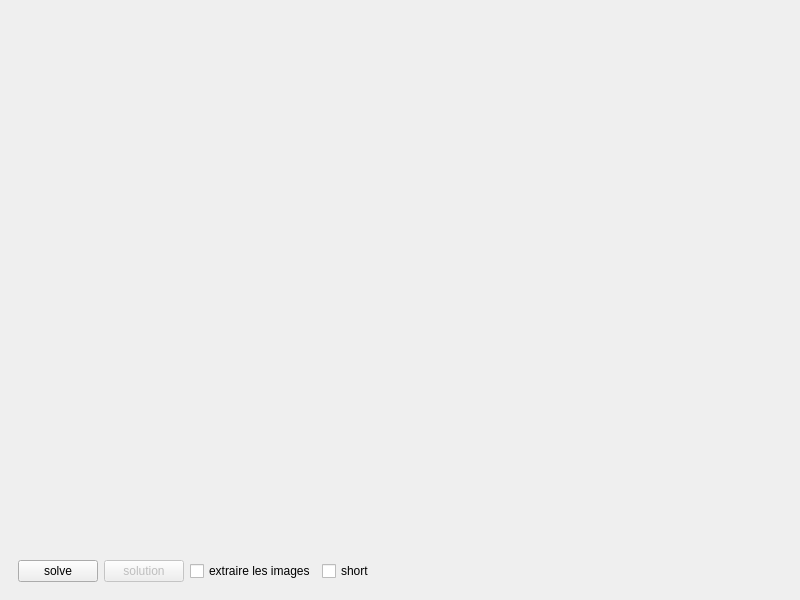
<?xml version="1.0" encoding="UTF-8"?>
<ui version="4.0">
 <class>MainWindow</class>
 <widget class="QMainWindow" name="MainWindow">
  <property name="geometry">
   <rect>
    <x>0</x>
    <y>0</y>
    <width>800</width>
    <height>600</height>
   </rect>
  </property>
  <property name="windowTitle">
   <string>Solveur Solitaire</string>
  </property>
  <widget class="QWidget" name="centralwidget">
   <layout class="QVBoxLayout" name="verticalLayout">
    <item>
     <widget class="WPlateau" name="wplateau" native="true"/>
    </item>
    <item>
     <widget class="QWidget" name="wcommande" native="true">
      <property name="sizePolicy">
       <sizepolicy hsizetype="Preferred" vsizetype="Fixed">
        <horstretch>0</horstretch>
        <verstretch>0</verstretch>
       </sizepolicy>
      </property>
      <layout class="QHBoxLayout" name="horizontalLayout">
       <item>
        <widget class="QPushButton" name="pbSolve">
         <property name="text">
          <string>solve</string>
         </property>
        </widget>
       </item>
       <item>
        <widget class="QPushButton" name="pbSolution">
         <property name="enabled">
          <bool>false</bool>
         </property>
         <property name="text">
          <string>solution</string>
         </property>
        </widget>
       </item>
       <item>
        <widget class="QCheckBox" name="cbImages">
         <property name="text">
          <string>extraire les images</string>
         </property>
        </widget>
       </item>
       <item>
        <widget class="QCheckBox" name="cbShort">
         <property name="text">
          <string>short</string>
         </property>
        </widget>
       </item>
       <item>
        <spacer name="horizontalSpacer">
         <property name="orientation">
          <enum>Qt::Orientation::Horizontal</enum>
         </property>
         <property name="sizeHint" stdset="0">
          <size>
           <width>40</width>
           <height>20</height>
          </size>
         </property>
        </spacer>
       </item>
      </layout>
     </widget>
    </item>
   </layout>
  </widget>
 </widget>
 <customwidgets>
  <customwidget>
   <class>WPlateau</class>
   <extends>QWidget</extends>
   <header>wplateau.h</header>
   <container>1</container>
  </customwidget>
 </customwidgets>
 <resources/>
 <connections/>
</ui>
